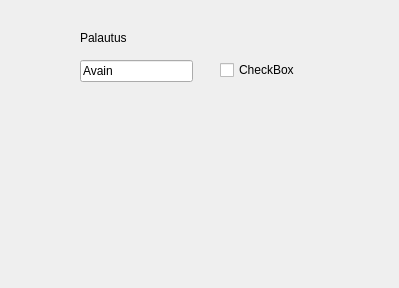
<?xml version="1.0" encoding="UTF-8"?>
<ui version="4.0">
 <class>Form</class>
 <widget class="QWidget" name="Form">
  <property name="geometry">
   <rect>
    <x>0</x>
    <y>0</y>
    <width>399</width>
    <height>288</height>
   </rect>
  </property>
  <property name="windowTitle">
   <string>Form</string>
  </property>
  <widget class="QLabel" name="label">
   <property name="geometry">
    <rect>
     <x>80</x>
     <y>30</y>
     <width>81</width>
     <height>16</height>
    </rect>
   </property>
   <property name="text">
    <string>Palautus</string>
   </property>
  </widget>
  <widget class="QLineEdit" name="lineEdit">
   <property name="geometry">
    <rect>
     <x>80</x>
     <y>60</y>
     <width>113</width>
     <height>22</height>
    </rect>
   </property>
   <property name="text">
    <string>Avain</string>
   </property>
  </widget>
  <widget class="QCheckBox" name="checkBox">
   <property name="geometry">
    <rect>
     <x>220</x>
     <y>60</y>
     <width>79</width>
     <height>20</height>
    </rect>
   </property>
   <property name="text">
    <string>CheckBox</string>
   </property>
  </widget>
 </widget>
 <resources/>
 <connections/>
</ui>
